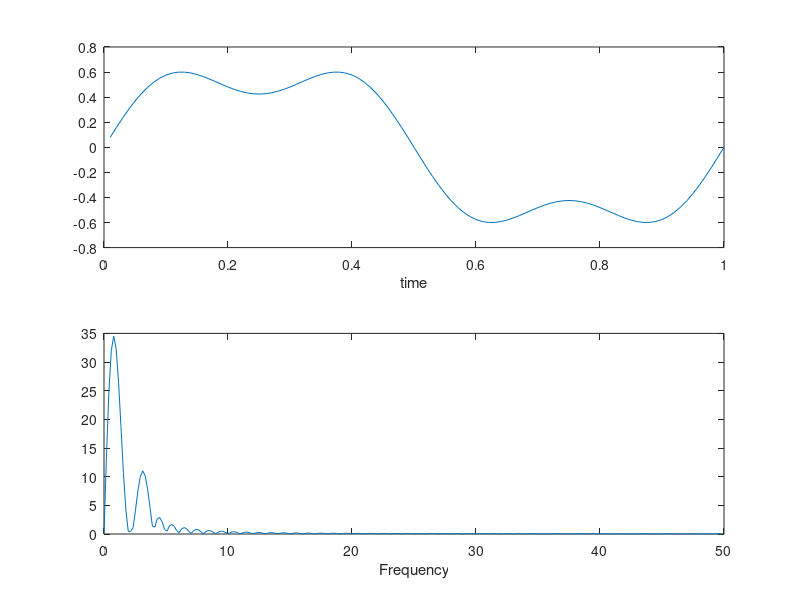

This chart was generated by the following MATLAB code:
clear all
clc

%created by aditya ervansyah

% pembangun sinyal sinus
Fs = 100;
t = (1:100)/Fs;
f1 = 1;
f2 = 3;
vm1 = 2/pi;
vm2 = 2/3/pi;
V1 = vm1*sin(2*pi*f1*t);
V2 = vm2*sin(2*pi*f2*t);
Vgab = V1+V2;

%convert ke fungsi FFT
S=fft(Vgab,512);
w=(0:255)/256*(Fs/2);

%plotting
subplot(2,1,1);
plot(t,Vgab)
xlabel('time')

subplot(2,1,2);
plot(w,abs(S(1:256)))
xlabel('Frequency')